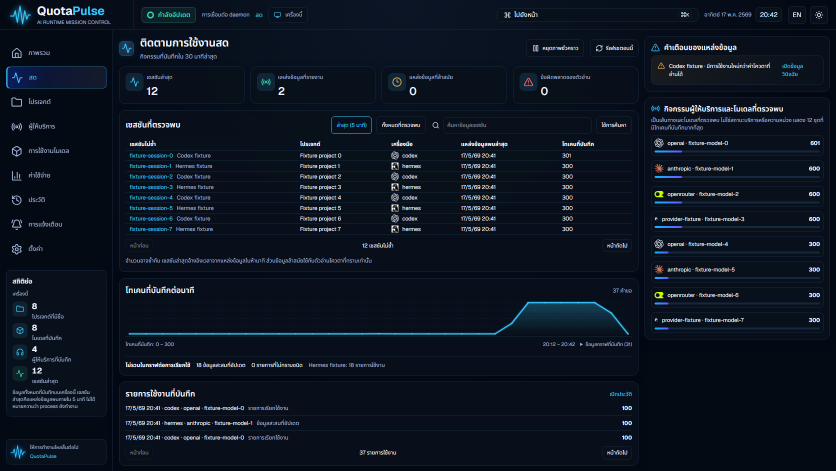
#> input picture docs/redesign-v1.61/live-th-dark.png, 1672 x 941 px, found by its file name (shown at 1/2 size)
$ python analyze-badge-probe.py
#> lines starting #> are read from the running program, lines starting #| are printed output that depends on the picture
from pathlib import Path
from PIL import Image
import numpy as np,json,hashlib
base=Path(__file__).resolve().parents[2]
out=Path(__file__).parent
groups={}
report={'scope':'Diagnostic ROI comparison only; does not replace unmasked full case','groups':{},'historical':{},'crossComparisons':[]}
for folder in ['badge-counterfactual','badge-ellipse','badge-prepaint','badge-history']:
 p=out/folder/'records.json'
 if not p.exists():continue
 records=json.loads(p.read_text())
 for item in records['probeRecords']:
  state=item['state'];x,y,w,h=[int(state[k]) for k in ['x','y','width','height']]
  im=Image.open(p.parent/item['filename']).convert('RGBA')
  crop=im.crop((x,y,x+w,y+h));a=np.asarray(crop)
  item['bitmapSha256']=hashlib.sha256(a.tobytes()).hexdigest()
  groups.setdefault(folder+'-'+item['radius']+('-'+item['history'] if 'history' in item else ''),[]).append((item,a))
 for key in ['pageErrors','externalRequests','writeRequests','httpErrors']:report.setdefault(key,[]).extend(records[key])
for radius,items in groups.items():
 first=items[0][1];var=np.zeros(first.shape[:2],bool);maxDelta=0
 for item,a in items:
  d=np.abs(a.astype(int)-first.astype(int));var|=(d.max(2)>0);maxDelta=max(maxDelta,int(d.max()))
 report['groups'][radius]={'freshProcesses':len(set(i['index'] for i,a in items)),'frames':len(items),'badgeUniqueBitmapHashes':sorted(set(i['bitmapSha256'] for i,a in items)),'fullPageUniqueHashes':len(set(i['fullPageSha256'] for i,a in items)),'variedBadgePixels':int(var.sum()),'maxDelta':maxDelta,'variedCoordinates':np.argwhere(var).tolist(),'domInputsStable':all(i['state']==items[0][0]['state'] for i,a in items)}
 Image.fromarray(first).resize((400,360)).save(out/(radius.replace('%','pct')+'-badge.png'))
hist=[]
for name in ['live-th-dark.png','repeat-live-th-dark.png']:
 im=Image.open(base/'tmp/reference-50-replay-failure'/name).convert('RGBA');a=np.asarray(im.crop((183,327,203,345)))
 report['historical'][name]={'badgeBitmapSha256':hashlib.sha256(a.tobytes()).hexdigest()};hist.append((name,a))
 Image.fromarray(a).resize((400,360)).save(out/('historical-'+name))
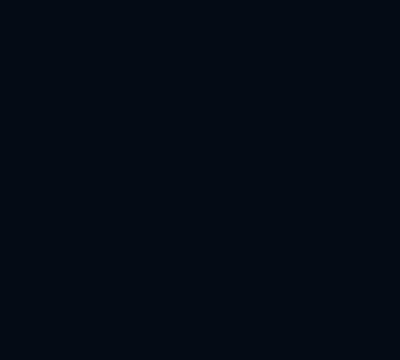
#> saved as historical-live-th-dark.png: PIL image 400x360 RGBA; mean R, G, B, A 4, 10, 20, 255
#> (the run stopped early here; a loop or call above may not have finished)
